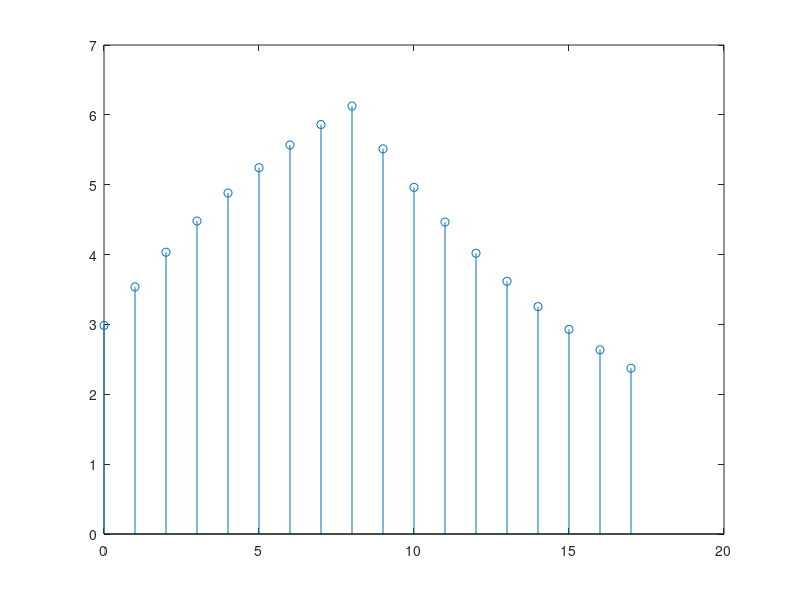

MATLAB code to generate this figure:
N_x = 28;
N_h = 9;
N_y = (N_x + N_h - 1)/2;

n = 0:1:(N_x - 1);
x = 0.9.^n;
h = ones(1, N_h);

X = fft(x, N_y);
H = fft(h, N_y);
Y = X.*H;
y = ifft(Y, N_y);

n = 0:1:N_y - 1;
stem(n,y)